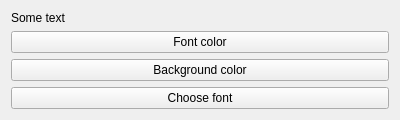
<?xml version="1.0" encoding="UTF-8"?>
<ui version="4.0">
 <class>Widget</class>
 <widget class="QWidget" name="Widget">
  <property name="geometry">
   <rect>
    <x>0</x>
    <y>0</y>
    <width>400</width>
    <height>112</height>
   </rect>
  </property>
  <property name="windowTitle">
   <string>Widget</string>
  </property>
  <layout class="QVBoxLayout" name="verticalLayout">
   <item>
    <widget class="QLabel" name="label">
     <property name="text">
      <string>Some text</string>
     </property>
     <property name="wordWrap">
      <bool>true</bool>
     </property>
    </widget>
   </item>
   <item>
    <widget class="QPushButton" name="pushButton_2">
     <property name="text">
      <string>Font color</string>
     </property>
    </widget>
   </item>
   <item>
    <widget class="QPushButton" name="pushButton">
     <property name="text">
      <string>Background color</string>
     </property>
    </widget>
   </item>
   <item>
    <widget class="QPushButton" name="chooseFontButton">
     <property name="text">
      <string>Choose font</string>
     </property>
    </widget>
   </item>
  </layout>
 </widget>
 <layoutdefault spacing="6" margin="11"/>
 <resources/>
 <connections/>
</ui>
